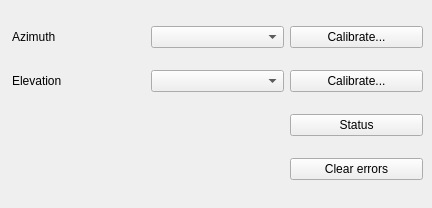
          <widget class="QWidget" name="tab_10">
           <attribute name="title">
            <string>Jrk Motor Control</string>
           </attribute>
           <widget class="QWidget" name="layoutWidget">
            <property name="geometry">
             <rect>
              <x>12</x>
              <y>10</y>
              <width>411</width>
              <height>189</height>
             </rect>
            </property>
            <layout class="QGridLayout" name="gridLayout_8">
             <item row="0" column="0">
              <widget class="QLabel" name="label">
               <property name="text">
                <string>Azimuth</string>
               </property>
              </widget>
             </item>
             <item row="1" column="0">
              <widget class="QLabel" name="label_25">
               <property name="text">
                <string>Elevation</string>
               </property>
              </widget>
             </item>
             <item row="0" column="2">
              <widget class="QPushButton" name="calibrateJrkAzButton">
               <property name="enabled">
                <bool>true</bool>
               </property>
               <property name="text">
                <string>Calibrate...</string>
               </property>
              </widget>
             </item>
             <item row="1" column="2">
              <widget class="QPushButton" name="calibrateJrkElButton">
               <property name="enabled">
                <bool>true</bool>
               </property>
               <property name="text">
                <string>Calibrate...</string>
               </property>
              </widget>
             </item>
             <item row="3" column="2">
              <widget class="QPushButton" name="jrkClrErrorsBtn">
               <property name="text">
                <string>Clear errors</string>
               </property>
              </widget>
             </item>
             <item row="2" column="2">
              <widget class="QPushButton" name="jrkStatusBtn">
               <property name="text">
                <string>Status</string>
               </property>
              </widget>
             </item>
             <item row="0" column="1">
              <widget class="QComboBox" name="jrkAzCb"/>
             </item>
             <item row="1" column="1">
              <widget class="QComboBox" name="jrkElCb"/>
             </item>
            </layout>
           </widget>
          </widget>
